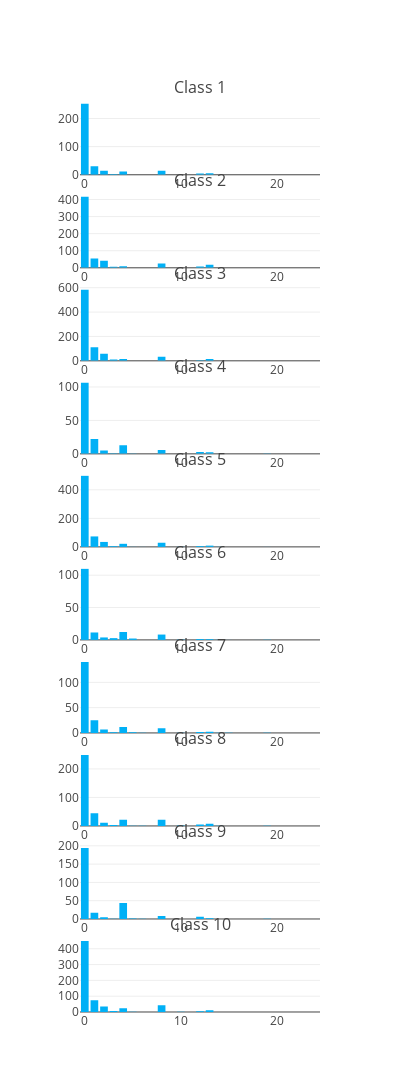
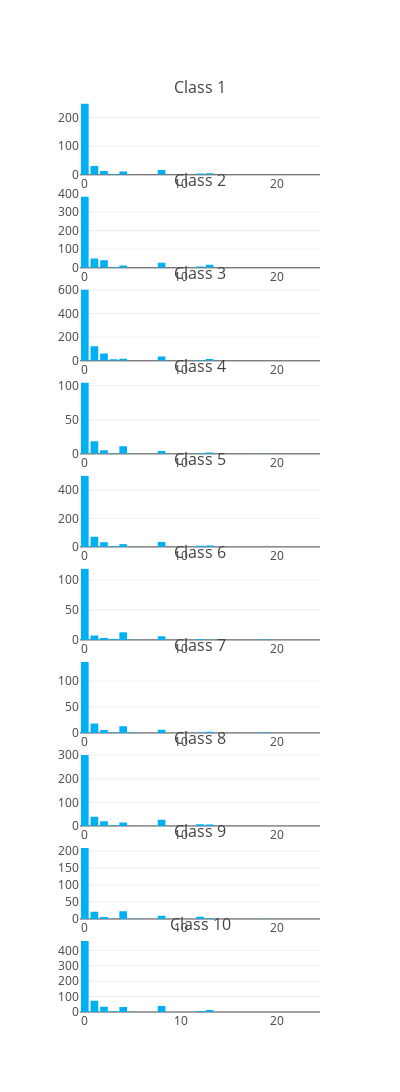
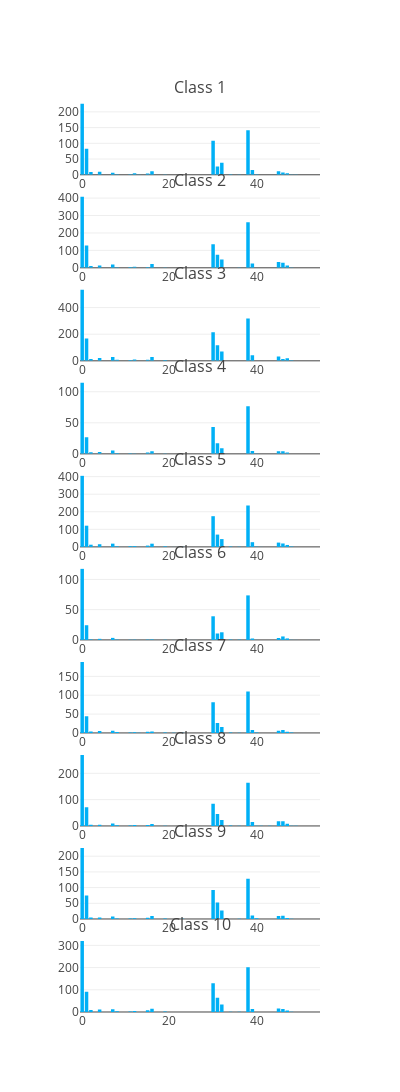
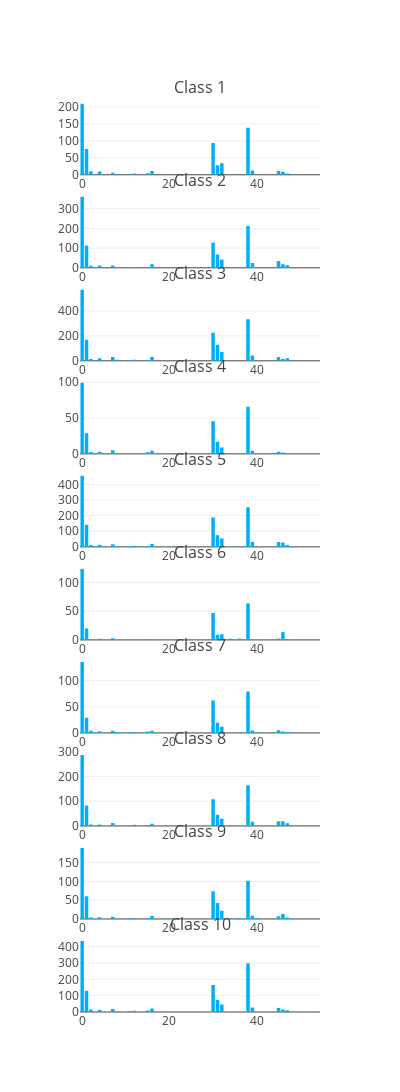

Notebook code cell kept with these figures, in order:
### Code cell
# EXECUTION TIME: 17m48

# Python 3 ImportError
import sys
sys.path.append('.')

import numpy as np
import matplotlib.pyplot as plt
import seaborn as sns
from matplotlib.ticker import MaxNLocator

import src as ya

import plotly
import plotly.graph_objs as go

plotly.offline.init_notebook_mode(connected=True)

# prettify plots
plt.rcParams['font.family'] = 'Times New Roman'
sns.set_style({"xtick.direction": "in", "ytick.direction": "in"})

b_sns, g_sns, r_sns, p_sns, y_sns, l_sns = sns.color_palette("muted")

np.random.seed(0)

###########################################################################
# Centroids Vector Quantization
###########################################################################

for n_features in [1, 2, 4, 8, 16, 32, 64]:
    data_train, data_query = ya.data.getCaltech(codebook="random-forest",
                                                num_descriptors=1e5,
                                                pickle_load=False,
                                                pickle_dump=False,
                                                num_features=n_features)
    # TRAINING
    X_train, y_train = data_train[:, :-1], data_train[:, -1]
    class_list = np.unique(y_train)
    

    fig = plotly.tools.make_subplots(rows=len(class_list), 
                                     cols=1, 
                                     vertical_spacing=0.02,
                                     subplot_titles = ('Class 1', 'Class 2', 'Class 3', 'Class 4', 'Class 5',
                                                       'Class 6', 'Class 7', 'Class 8', 'Class 9', 'Class 10'))
    for image_class in class_list:
        imgs = X_train[y_train == image_class]
        average_features = np.mean(imgs, axis=0)
        x_axis = np.arange(len(average_features))
        trace=go.Bar(
            x = x_axis,
            y = average_features,
            marker=dict(
                color='rgb(0,176,246)'
            )
        )
        fig.append_trace(trace, row=int(image_class+1), col=1)

    layout = go.Layout(
        height = 2000,
        width= 400,
        showlegend=False
    )
    
    fig['layout'].update(layout)


    plotly.offline.iplot(fig)
    plotly.io.write_image(fig, 'assets/3.3/bar/train/plotly/%i_rf_train.png'%n_features,)

    

    # TESTING
    X_test, y_test = data_query[:, :-1], data_query[:, -1]
    class_list = np.unique(y_test)
    
    fig_test = plotly.tools.make_subplots(rows=len(class_list), 
                                          cols=1, 
                                          vertical_spacing=0.02,
                                          subplot_titles = ('Class 1', 'Class 2', 'Class 3', 'Class 4', 'Class 5',
                                                            'Class 6', 'Class 7', 'Class 8', 'Class 9', 'Class 10'))

    for image_class in class_list:
        imgs = X_test[y_test == image_class]
        average_features = np.mean(imgs, axis=0)
        x_axis = np.arange(len(average_features))
        
        trace=go.Bar(
            x = x_axis,
            y = average_features,
            marker=dict(
                color='rgb(0,176,246)'
            )
        )
        fig_test.append_trace(trace, row=int(image_class+1), col=1)
    
    layout=go.Layout(
        height=2000,
        width=400,
        showlegend=False
    )
    
    fig_test['layout'].update(layout)
    plotly.offline.iplot(fig_test)
    
    plotly.io.write_image(fig, 'assets/3.3/bar/test/plotly/%i_rf_test.png'%n_features,)
       
   
    print('| %03d DONE |' % n_features)

### Figure 1 — Plotly figure (JSON) as saved in the notebook; plotly's stock layout.template omitted (floating-point values rounded to 4 significant figures)
{"data": [{"marker": {"color": "rgb(0,176,246)"}, "type": "bar", "uid": "57762d6e-30a3-11e9-9acf-784f436025be", "x": [0, 1, 2, 3, 4, 5, 6, 7, 8, 9, 10, 11, 12, 13, 14, 15, 16, 17, 18, 19, 20, 21, 22, 23, 24], "xaxis": "x", "y": [252.3, 30.13, 13.93, 2.4, 11.47, 0.5333, 0.2, 0, 14.6, 0.06667, 0.3333, 0.2, 4.733, 5.4, 0.2667, 0, 0, 0, 0, 0.2, 0, 0, 0, 0, 0], "yaxis": "y"}, {"marker": {"color": "rgb(0,176,246)"}, "type": "bar", "uid": "5776e29a-30a3-11e9-8e36-784f436025be", "x": [0, 1, 2, 3, 4, 5, 6, 7, 8, 9, 10, 11, 12, 13, 14, 15, 16, 17, 18, 19, 20, 21, 22, 23, 24], "xaxis": "x2", "y": [416.1, 54.33, 41.73, 6.667, 8.8, 0.4667, 0.06667, 0, 25.2, 0, 1, 0, 7.667, 17.4, 0.8667, 0.4, 0, 0, 0, 0, 0, 0, 0, 0, 0], "yaxis": "y2"}, {"marker": {"color": "rgb(0,176,246)"}, "type": "bar", "uid": "577795dc-30a3-11e9-80e5-784f436025be", "x": [0, 1, 2, 3, 4, 5, 6, 7, 8, 9, 10, 11, 12, 13, 14, 15, 16, 17, 18, 19, 20, 21, 22, 23, 24], "xaxis": "x3", "y": [582.7, 110.5, 58.67, 10.53, 15.2, 0.7333, 0.2, 0, 34, 0.06667, 0.4667, 0.06667, 5.8, 14.67, 1.4, 0.2667, 0, 0, 0, 0.3333, 0, 0.1333, 0, 0, 0], "yaxis": "y3"}, {"marker": {"color": "rgb(0,176,246)"}, "type": "bar", "uid": "57784b26-30a3-11e9-9937-784f436025be", "x": [0, 1, 2, 3, 4, 5, 6, 7, 8, 9, 10, 11, 12, 13, 14, 15, 16, 17, 18, 19, 20, 21, 22, 23, 24], "xaxis": "x4", "y": [106.2, 22.07, 5, 1, 13, 0.6, 0.1333, 0, 5.733, 0, 0.2667, 0, 2.6, 2.4, 0.06667, 0, 0.06667, 0, 0.06667, 0.4667, 0, 0, 0, 0, 0], "yaxis": "y4"}, {"marker": {"color": "rgb(0,176,246)"}, "type": "bar", "uid": "5778f8d2-30a3-11e9-ac74-784f436025be", "x": [0, 1, 2, 3, 4, 5, 6, 7, 8, 9, 10, 11, 12, 13, 14, 15, 16, 17, 18, 19, 20, 21, 22, 23, 24], "xaxis": "x5", "y": [498.1, 73.27, 34.67, 5.133, 21.53, 0.8, 0.4667, 0.06667, 29, 0, 1.2, 0, 5.667, 8.8, 0.9333, 0.06667, 0, 0.06667, 0.1333, 0.4, 0.06667, 0.2667, 0.06667, 0, 0], "yaxis": "y5"}, {"marker": {"color": "rgb(0,176,246)"}, "type": "bar", "uid": "5779b846-30a3-11e9-a08f-784f436025be", "x": [0, 1, 2, 3, 4, 5, 6, 7, 8, 9, 10, 11, 12, 13, 14, 15, 16, 17, 18, 19, 20, 21, 22, 23, 24], "xaxis": "x6", "y": [109.8, 11.47, 3.8, 2.733, 12.27, 2.133, 0, 0, 8.267, 0, 0.6, 0, 1.333, 1.133, 0.2667, 0.06667, 0, 0, 0.06667, 0.3333, 0, 0, 0, 0, 0], "yaxis": "y6"}, {"marker": {"color": "rgb(0,176,246)"}, "type": "bar", "uid": "577a9e1c-30a3-11e9-8fd8-784f436025be", "x": [0, 1, 2, 3, 4, 5, 6, 7, 8, 9, 10, 11, 12, 13, 14, 15, 16, 17, 18, 19, 20, 21, 22, 23, 24], "xaxis": "x7", "y": [140.5, 25.2, 7, 1.533, 11.67, 1.2, 0.1333, 0, 9.133, 0, 0.5333, 0, 1.933, 2.2, 0.2667, 0.1333, 0, 0, 0.06667, 0.2667, 0, 0, 0, 0, 0], "yaxis": "y7"}, {"marker": {"color": "rgb(0,176,246)"}, "type": "bar", "uid": "577b4d6c-30a3-11e9-954c-784f436025be", "x": [0, 1, 2, 3, 4, 5, 6, 7, 8, 9, 10, 11, 12, 13, 14, 15, 16, 17, 18, 19, 20, 21, 22, 23, 24], "xaxis": "x8", "y": [249.3, 44.27, 11.6, 3.333, 21.6, 0.8667, 0.4, 0, 22.2, 0.1333, 1.533, 0, 5.4, 7.667, 0.4667, 0.1333, 0, 0, 0.06667, 0.3333, 0.06667, 0, 0, 0, 0], "yaxis": "y8"}, {"marker": {"color": "rgb(0,176,246)"}, "type": "bar", "uid": "577c011c-30a3-11e9-9cbd-784f436025be", "x": [0, 1, 2, 3, 4, 5, 6, 7, 8, 9, 10, 11, 12, 13, 14, 15, 16, 17, 18, 19, 20, 21, 22, 23, 24], "xaxis": "x9", "y": [194.3, 17.13, 4.467, 0.3333, 43.67, 1, 0.6667, 0, 8.467, 0, 0.2, 0, 6.133, 2.067, 0.1333, 0.1333, 0, 0, 0.2, 0.6, 0.06667, 0.06667, 0, 0.06667, 0], "yaxis": "y9"}, {"marker": {"color": "rgb(0,176,246)"}, "type": "bar", "uid": "577caf0c-30a3-11e9-bf71-784f436025be", "x": [0, 1, 2, 3, 4, 5, 6, 7, 8, 9, 10, 11, 12, 13, 14, 15, 16, 17, 18, 19, 20, 21, 22, 23, 24], "xaxis": "x10", "y": [449.3, 74.13, 35.2, 6.4, 23.73, 1.533, 0.06667, 0, 43, 0.1333, 1.4, 0, 4.333, 11.4, 0.6, 0.3333, 0, 0, 0.06667, 0.1333, 0.06667, 0, 0, 0, 0.06667], "yaxis": "y10"}], "layout": {"annotations": [{"font": {"size": 16}, "showarrow": false, "text": "Class 1", "x": 0.5, "xanchor": "center", "xref": "paper", "y": 1.0, "yanchor": "bottom", "yref": "paper"}, {"font": {"size": 16}, "showarrow": false, "text": "Class 2", "x": 0.5, "xanchor": "center", "xref": "paper", "y": 0.898, "yanchor": "bottom", "yref": "paper"}, {"font": {"size": 16}, "showarrow": false, "text": "Class 3", "x": 0.5, "xanchor": "center", "xref": "paper", "y": 0.796, "yanchor": "bottom", "yref": "paper"}, {"font": {"size": 16}, "showarrow": false, "text": "Class 4", "x": 0.5, "xanchor": "center", "xref": "paper", "y": 0.694, "yanchor": "bottom", "yref": "paper"}, {"font": {"size": 16}, "showarrow": false, "text": "Class 5", "x": 0.5, "xanchor": "center", "xref": "paper", "y": 0.592, "yanchor": "bottom", "yref": "paper"}, {"font": {"size": 16}, "showarrow": false, "text": "Class 6", "x": 0.5, "xanchor": "center", "xref": "paper", "y": 0.49, "yanchor": "bottom", "yref": "paper"}, {"font": {"size": 16}, "showarrow": false, "text": "Class 7", "x": 0.5, "xanchor": "center", "xref": "paper", "y": 0.388, "yanchor": "bottom", "yref": "paper"}, {"font": {"size": 16}, "showarrow": false, "text": "Class 8", "x": 0.5, "xanchor": "center", "xref": "paper", "y": 0.286, "yanchor": "bottom", "yref": "paper"}, {"font": {"size": 16}, "showarrow": false, "text": "Class 9", "x": 0.5, "xanchor": "center", "xref": "paper", "y": 0.184, "yanchor": "bottom", "yref": "paper"}, {"font": {"size": 16}, "showarrow": false, "text": "Class 10", "x": 0.5, "xanchor": "center", "xref": "paper", "y": 0.082, "yanchor": "bottom", "yref": "paper"}], "height": 2000, "showlegend": false, "width": 400, "xaxis": {"anchor": "y", "domain": [0, 1]}, "xaxis10": {"anchor": "y10", "domain": [0, 1]}, "xaxis2": {"anchor": "y2", "domain": [0, 1]}, "xaxis3": {"anchor": "y3", "domain": [0, 1]}, "xaxis4": {"anchor": "y4", "domain": [0, 1]}, "xaxis5": {"anchor": "y5", "domain": [0, 1]}, "xaxis6": {"anchor": "y6", "domain": [0, 1]}, "xaxis7": {"anchor": "y7", "domain": [0, 1]}, "xaxis8": {"anchor": "y8", "domain": [0, 1]}, "xaxis9": {"anchor": "y9", "domain": [0, 1]}, "yaxis": {"anchor": "x", "domain": [0.918, 1.0]}, "yaxis10": {"anchor": "x10", "domain": [0, 0.082]}, "yaxis2": {"anchor": "x2", "domain": [0.816, 0.898]}, "yaxis3": {"anchor": "x3", "domain": [0.714, 0.796]}, "yaxis4": {"anchor": "x4", "domain": [0.612, 0.694]}, "yaxis5": {"anchor": "x5", "domain": [0.51, 0.592]}, "yaxis6": {"anchor": "x6", "domain": [0.408, 0.49]}, "yaxis7": {"anchor": "x7", "domain": [0.306, 0.388]}, "yaxis8": {"anchor": "x8", "domain": [0.204, 0.286]}, "yaxis9": {"anchor": "x9", "domain": [0.102, 0.184]}}}

### Figure 2 — Plotly figure (JSON) as saved in the notebook; plotly's stock layout.template omitted (floating-point values rounded to 4 significant figures)
{"data": [{"marker": {"color": "rgb(0,176,246)"}, "type": "bar", "uid": "57a4cdfe-30a3-11e9-806f-784f436025be", "x": [0, 1, 2, 3, 4, 5, 6, 7, 8, 9, 10, 11, 12, 13, 14, 15, 16, 17, 18, 19, 20, 21, 22, 23, 24], "xaxis": "x", "y": [248.4, 30.53, 13.6, 2.733, 11.73, 0.8, 0.1333, 0, 17, 0, 0.4, 0, 4.467, 5.333, 0.4, 0, 0, 0, 0, 0.3333, 0, 0, 0, 0, 0], "yaxis": "y"}, {"marker": {"color": "rgb(0,176,246)"}, "type": "bar", "uid": "57a594fa-30a3-11e9-9761-784f436025be", "x": [0, 1, 2, 3, 4, 5, 6, 7, 8, 9, 10, 11, 12, 13, 14, 15, 16, 17, 18, 19, 20, 21, 22, 23, 24], "xaxis": "x2", "y": [382.5, 50, 40.53, 4.6, 13, 0.7333, 0.06667, 0, 27.13, 0.06667, 1.467, 0, 7.267, 15.87, 0.8667, 0.3333, 0, 0.06667, 0, 0.06667, 0, 0, 0, 0.06667, 0], "yaxis": "y2"}, {"marker": {"color": "rgb(0,176,246)"}, "type": "bar", "uid": "57a65e08-30a3-11e9-906b-784f436025be", "x": [0, 1, 2, 3, 4, 5, 6, 7, 8, 9, 10, 11, 12, 13, 14, 15, 16, 17, 18, 19, 20, 21, 22, 23, 24], "xaxis": "x3", "y": [600.7, 122.5, 61.4, 13.33, 16.8, 0.7333, 0.2, 0.06667, 35.93, 0.1333, 0.6, 0.06667, 6.2, 15.73, 1.533, 0.6, 0, 0, 0, 0.3333, 0, 0.1333, 0, 0, 0], "yaxis": "y3"}, {"marker": {"color": "rgb(0,176,246)"}, "type": "bar", "uid": "57a7277a-30a3-11e9-b825-784f436025be", "x": [0, 1, 2, 3, 4, 5, 6, 7, 8, 9, 10, 11, 12, 13, 14, 15, 16, 17, 18, 19, 20, 21, 22, 23, 24], "xaxis": "x4", "y": [104.3, 18.53, 5.2, 0.8, 11.33, 0.6, 0.1333, 0, 4.333, 0, 0.06667, 0, 1.2, 1.933, 0, 0, 0.06667, 0, 0, 0.6667, 0, 0, 0, 0, 0], "yaxis": "y4"}, {"marker": {"color": "rgb(0,176,246)"}, "type": "bar", "uid": "57a7f358-30a3-11e9-b663-784f436025be", "x": [0, 1, 2, 3, 4, 5, 6, 7, 8, 9, 10, 11, 12, 13, 14, 15, 16, 17, 18, 19, 20, 21, 22, 23, 24], "xaxis": "x5", "y": [498.5, 70.87, 32.87, 4.467, 19.2, 0.6667, 0.6, 0, 34.6, 0.06667, 1.467, 0, 8, 10.13, 0.8667, 0.06667, 0, 0.06667, 0, 0.3333, 0, 0.06667, 0, 0, 0], "yaxis": "y5"}, {"marker": {"color": "rgb(0,176,246)"}, "type": "bar", "uid": "57a8c67a-30a3-11e9-8851-784f436025be", "x": [0, 1, 2, 3, 4, 5, 6, 7, 8, 9, 10, 11, 12, 13, 14, 15, 16, 17, 18, 19, 20, 21, 22, 23, 24], "xaxis": "x6", "y": [118.1, 7.267, 3.333, 1.733, 12.6, 0.4667, 0, 0, 5.933, 0, 0.6, 0, 1.267, 0.4667, 0.1333, 0.1333, 0, 0, 0.3333, 0.7333, 0, 0, 0, 0, 0], "yaxis": "y6"}, {"marker": {"color": "rgb(0,176,246)"}, "type": "bar", "uid": "57a9b18c-30a3-11e9-9515-784f436025be", "x": [0, 1, 2, 3, 4, 5, 6, 7, 8, 9, 10, 11, 12, 13, 14, 15, 16, 17, 18, 19, 20, 21, 22, 23, 24], "xaxis": "x7", "y": [137.5, 18.47, 5.733, 0.6667, 13, 0.6667, 0.06667, 0, 6.333, 0.06667, 0.4, 0, 0.8, 2.467, 0, 0, 0.1333, 0, 0.1333, 0.8, 0, 0, 0.06667, 0, 0], "yaxis": "y7"}, {"marker": {"color": "rgb(0,176,246)"}, "type": "bar", "uid": "57aa790c-30a3-11e9-a2ed-784f436025be", "x": [0, 1, 2, 3, 4, 5, 6, 7, 8, 9, 10, 11, 12, 13, 14, 15, 16, 17, 18, 19, 20, 21, 22, 23, 24], "xaxis": "x8", "y": [300.7, 39.27, 19.6, 3.4, 14.93, 0.2667, 0.06667, 0, 26.07, 0.06667, 1.6, 0, 7.067, 6.267, 0.7333, 0.06667, 0, 0, 0.06667, 0.1333, 0, 0, 0, 0, 0], "yaxis": "y8"}, {"marker": {"color": "rgb(0,176,246)"}, "type": "bar", "uid": "57ab3bba-30a3-11e9-8c26-784f436025be", "x": [0, 1, 2, 3, 4, 5, 6, 7, 8, 9, 10, 11, 12, 13, 14, 15, 16, 17, 18, 19, 20, 21, 22, 23, 24], "xaxis": "x9", "y": [209.6, 21, 6.133, 0.3333, 22.67, 0.4, 0.6667, 0, 9.533, 0.06667, 0.1333, 0, 6.333, 2.267, 0.06667, 0, 0, 0, 0.06667, 0.5333, 0, 0, 0, 0, 0], "yaxis": "y9"}, {"marker": {"color": "rgb(0,176,246)"}, "type": "bar", "uid": "57abfbe2-30a3-11e9-bba0-784f436025be", "x": [0, 1, 2, 3, 4, 5, 6, 7, 8, 9, 10, 11, 12, 13, 14, 15, 16, 17, 18, 19, 20, 21, 22, 23, 24], "xaxis": "x10", "y": [460.7, 73.6, 33.47, 4.133, 33.13, 1.467, 0.2, 0, 39.2, 0.1333, 0.7333, 0, 6.2, 12.4, 0.6, 0.2, 0, 0, 0, 0.2, 0.06667, 0.2, 0, 0, 0.1333], "yaxis": "y10"}], "layout": {"annotations": [{"font": {"size": 16}, "showarrow": false, "text": "Class 1", "x": 0.5, "xanchor": "center", "xref": "paper", "y": 1.0, "yanchor": "bottom", "yref": "paper"}, {"font": {"size": 16}, "showarrow": false, "text": "Class 2", "x": 0.5, "xanchor": "center", "xref": "paper", "y": 0.898, "yanchor": "bottom", "yref": "paper"}, {"font": {"size": 16}, "showarrow": false, "text": "Class 3", "x": 0.5, "xanchor": "center", "xref": "paper", "y": 0.796, "yanchor": "bottom", "yref": "paper"}, {"font": {"size": 16}, "showarrow": false, "text": "Class 4", "x": 0.5, "xanchor": "center", "xref": "paper", "y": 0.694, "yanchor": "bottom", "yref": "paper"}, {"font": {"size": 16}, "showarrow": false, "text": "Class 5", "x": 0.5, "xanchor": "center", "xref": "paper", "y": 0.592, "yanchor": "bottom", "yref": "paper"}, {"font": {"size": 16}, "showarrow": false, "text": "Class 6", "x": 0.5, "xanchor": "center", "xref": "paper", "y": 0.49, "yanchor": "bottom", "yref": "paper"}, {"font": {"size": 16}, "showarrow": false, "text": "Class 7", "x": 0.5, "xanchor": "center", "xref": "paper", "y": 0.388, "yanchor": "bottom", "yref": "paper"}, {"font": {"size": 16}, "showarrow": false, "text": "Class 8", "x": 0.5, "xanchor": "center", "xref": "paper", "y": 0.286, "yanchor": "bottom", "yref": "paper"}, {"font": {"size": 16}, "showarrow": false, "text": "Class 9", "x": 0.5, "xanchor": "center", "xref": "paper", "y": 0.184, "yanchor": "bottom", "yref": "paper"}, {"font": {"size": 16}, "showarrow": false, "text": "Class 10", "x": 0.5, "xanchor": "center", "xref": "paper", "y": 0.082, "yanchor": "bottom", "yref": "paper"}], "height": 2000, "showlegend": false, "width": 400, "xaxis": {"anchor": "y", "domain": [0, 1]}, "xaxis10": {"anchor": "y10", "domain": [0, 1]}, "xaxis2": {"anchor": "y2", "domain": [0, 1]}, "xaxis3": {"anchor": "y3", "domain": [0, 1]}, "xaxis4": {"anchor": "y4", "domain": [0, 1]}, "xaxis5": {"anchor": "y5", "domain": [0, 1]}, "xaxis6": {"anchor": "y6", "domain": [0, 1]}, "xaxis7": {"anchor": "y7", "domain": [0, 1]}, "xaxis8": {"anchor": "y8", "domain": [0, 1]}, "xaxis9": {"anchor": "y9", "domain": [0, 1]}, "yaxis": {"anchor": "x", "domain": [0.918, 1.0]}, "yaxis10": {"anchor": "x10", "domain": [0, 0.082]}, "yaxis2": {"anchor": "x2", "domain": [0.816, 0.898]}, "yaxis3": {"anchor": "x3", "domain": [0.714, 0.796]}, "yaxis4": {"anchor": "x4", "domain": [0.612, 0.694]}, "yaxis5": {"anchor": "x5", "domain": [0.51, 0.592]}, "yaxis6": {"anchor": "x6", "domain": [0.408, 0.49]}, "yaxis7": {"anchor": "x7", "domain": [0.306, 0.388]}, "yaxis8": {"anchor": "x8", "domain": [0.204, 0.286]}, "yaxis9": {"anchor": "x9", "domain": [0.102, 0.184]}}}

### Figure 3 — Plotly figure (JSON) as saved in the notebook; plotly's stock layout.template omitted (floating-point values rounded to 4 significant figures)
{"data": [{"marker": {"color": "rgb(0,176,246)"}, "type": "bar", "uid": "5b8329ac-30a3-11e9-9a03-784f436025be", "x": [0, 1, 2, 3, 4, 5, 6, 7, 8, 9, 10, 11, 12, 13, 14, 15, 16, 17, 18, 19, 20, 21, 22, 23, 24, 25, 26, 27, 28, 29, 30, 31, 32, 33, 34, 35, 36, 37, 38, 39, 40, 41, 42, 43, 44, 45, 46, 47, 48, 49, 50, 51, 52, 53, 54], "xaxis": "x", "y": [225.9, 82.67, 8.8, 0, 9.933, 0.4, 0, 6.333, 1.6, 0.4, 0.06667, 1.733, 4.733, 0.5333, 0.06667, 4.333, 11.27, 0.06667, 0, 0.6667, 0, 0.06667, 0, 0.4667, 0, 0, 0.06667, 0, 0, 0, 108.5, 26.67, 38.4, 0.06667, 1.533, 0, 0.8667, 0, 141.9, 15, 1.933, 0, 0, 0.2667, 0, 11.2, 7.4, 4.6, 0.8, 0.6667, 0.06667, 0.1333, 0.06667, 0.06667, 0], "yaxis": "y"}, {"marker": {"color": "rgb(0,176,246)"}, "type": "bar", "uid": "5b83ddf4-30a3-11e9-8887-784f436025be", "x": [0, 1, 2, 3, 4, 5, 6, 7, 8, 9, 10, 11, 12, 13, 14, 15, 16, 17, 18, 19, 20, 21, 22, 23, 24, 25, 26, 27, 28, 29, 30, 31, 32, 33, 34, 35, 36, 37, 38, 39, 40, 41, 42, 43, 44, 45, 46, 47, 48, 49, 50, 51, 52, 53, 54], "xaxis": "x2", "y": [407.7, 128.5, 10.73, 0.2, 13.27, 0.1333, 0.06667, 18.4, 3.867, 0.5333, 0.06667, 4.267, 5.8, 0.2667, 0.06667, 4.2, 21.8, 0, 0, 2.133, 0, 0.1333, 0, 0.06667, 0, 0, 0.3333, 0, 0, 0, 134.5, 75.07, 47.8, 0.06667, 0.8667, 0, 1.133, 0.06667, 260.8, 24, 0.2, 0.06667, 0, 0.1333, 0, 33.6, 28.53, 13.73, 1.467, 0.2667, 0, 0.2, 0, 0, 0], "yaxis": "y2"}, {"marker": {"color": "rgb(0,176,246)"}, "type": "bar", "uid": "5b84a048-30a3-11e9-8f7f-784f436025be", "x": [0, 1, 2, 3, 4, 5, 6, 7, 8, 9, 10, 11, 12, 13, 14, 15, 16, 17, 18, 19, 20, 21, 22, 23, 24, 25, 26, 27, 28, 29, 30, 31, 32, 33, 34, 35, 36, 37, 38, 39, 40, 41, 42, 43, 44, 45, 46, 47, 48, 49, 50, 51, 52, 53, 54], "xaxis": "x3", "y": [533.5, 166.9, 14.27, 0.2, 20.47, 0.2667, 0, 29.6, 8.667, 1, 0, 6.6, 9.933, 0.6, 0.06667, 7.467, 28.4, 0, 0, 5.733, 0.2, 0.6, 0.2, 1, 0, 0, 0.2, 0, 0.06667, 0, 214.8, 116.1, 71, 0.2, 0.7333, 0.06667, 0.2667, 0, 318.5, 41.47, 1.267, 0.5333, 0, 0.5333, 0.06667, 33.27, 14.67, 18.8, 3.533, 0.06667, 0, 0, 0, 0, 0.06667], "yaxis": "y3"}, {"marker": {"color": "rgb(0,176,246)"}, "type": "bar", "uid": "5b855164-30a3-11e9-9bd7-784f436025be", "x": [0, 1, 2, 3, 4, 5, 6, 7, 8, 9, 10, 11, 12, 13, 14, 15, 16, 17, 18, 19, 20, 21, 22, 23, 24, 25, 26, 27, 28, 29, 30, 31, 32, 33, 34, 35, 36, 37, 38, 39, 40, 41, 42, 43, 44, 45, 46, 47, 48, 49, 50, 51, 52, 53, 54], "xaxis": "x4", "y": [114.4, 26.67, 2.467, 0, 2.8, 0.1333, 0, 5.333, 1.333, 0, 0, 1, 0.5333, 0.06667, 0, 2.067, 4.067, 0.06667, 0, 0.6, 0, 0.1333, 0, 0.2667, 0, 0, 0.06667, 0, 0, 0, 43.13, 17.13, 8.933, 0, 0.3333, 0, 0.2, 0, 76.47, 4.533, 0.5333, 0.1333, 0, 0.06667, 0, 4.067, 4, 2.067, 0.2667, 0, 0, 0.06667, 0.06667, 0, 0], "yaxis": "y4"}, {"marker": {"color": "rgb(0,176,246)"}, "type": "bar", "uid": "5b85ff74-30a3-11e9-95ea-784f436025be", "x": [0, 1, 2, 3, 4, 5, 6, 7, 8, 9, 10, 11, 12, 13, 14, 15, 16, 17, 18, 19, 20, 21, 22, 23, 24, 25, 26, 27, 28, 29, 30, 31, 32, 33, 34, 35, 36, 37, 38, 39, 40, 41, 42, 43, 44, 45, 46, 47, 48, 49, 50, 51, 52, 53, 54], "xaxis": "x5", "y": [404.6, 120.7, 12.4, 0.3333, 15.13, 0.1333, 0, 18.4, 3.333, 0.2667, 0, 4.133, 4.6, 0.4667, 0, 7.333, 18.2, 0.06667, 0.06667, 3.4, 0.06667, 0.3333, 0.2667, 0.9333, 0, 0.06667, 0.1333, 0.06667, 0, 0, 174.7, 70, 44.33, 0, 2.6, 0, 1.467, 0, 235.7, 26.8, 1.533, 0.4667, 0, 0.1333, 0, 24.4, 19.4, 10.93, 2.533, 0.2667, 0, 0.06667, 0.1333, 0, 0], "yaxis": "y5"}, {"marker": {"color": "rgb(0,176,246)"}, "type": "bar", "uid": "5b86ace4-30a3-11e9-8556-784f436025be", "x": [0, 1, 2, 3, 4, 5, 6, 7, 8, 9, 10, 11, 12, 13, 14, 15, 16, 17, 18, 19, 20, 21, 22, 23, 24, 25, 26, 27, 28, 29, 30, 31, 32, 33, 34, 35, 36, 37, 38, 39, 40, 41, 42, 43, 44, 45, 46, 47, 48, 49, 50, 51, 52, 53, 54], "xaxis": "x6", "y": [117.5, 24.27, 0.8667, 0, 1.8, 0, 0, 3.333, 0.6, 0, 0, 0.3333, 0.4667, 0.06667, 0, 0.6, 0.8667, 0.06667, 0, 0.3333, 0, 0.06667, 0, 0.06667, 0, 0.06667, 0.06667, 0, 0, 0, 39.07, 10.6, 12.6, 0, 0.6667, 0, 0.5333, 0, 73.6, 2.333, 0.1333, 0, 0, 0, 0, 3.133, 5.733, 2.467, 0.2667, 0.1333, 0, 0, 0.06667, 0, 0], "yaxis": "y6"}, {"marker": {"color": "rgb(0,176,246)"}, "type": "bar", "uid": "5b875c3e-30a3-11e9-92d0-784f436025be", "x": [0, 1, 2, 3, 4, 5, 6, 7, 8, 9, 10, 11, 12, 13, 14, 15, 16, 17, 18, 19, 20, 21, 22, 23, 24, 25, 26, 27, 28, 29, 30, 31, 32, 33, 34, 35, 36, 37, 38, 39, 40, 41, 42, 43, 44, 45, 46, 47, 48, 49, 50, 51, 52, 53, 54], "xaxis": "x7", "y": [188.3, 44, 3.867, 0.06667, 5.333, 0.06667, 0, 5.733, 2.2, 0.06667, 0, 1.067, 1.733, 0.2667, 0, 2.933, 3.733, 0, 0, 0.8667, 0, 0.1333, 0.06667, 0.2, 0, 0, 0, 0, 0, 0.06667, 81.6, 26.27, 15.67, 0, 0.9333, 0, 0.4, 0, 109.6, 7.6, 0.9333, 0.06667, 0, 0.06667, 0, 5.533, 7.8, 3.2, 1.067, 0, 0, 0, 0, 0, 0], "yaxis": "y7"}, {"marker": {"color": "rgb(0,176,246)"}, "type": "bar", "uid": "5b8808e6-30a3-11e9-9340-784f436025be", "x": [0, 1, 2, 3, 4, 5, 6, 7, 8, 9, 10, 11, 12, 13, 14, 15, 16, 17, 18, 19, 20, 21, 22, 23, 24, 25, 26, 27, 28, 29, 30, 31, 32, 33, 34, 35, 36, 37, 38, 39, 40, 41, 42, 43, 44, 45, 46, 47, 48, 49, 50, 51, 52, 53, 54], "xaxis": "x8", "y": [269.9, 70.67, 4.733, 0, 5, 0.06667, 0, 9.267, 2.2, 0.1333, 0.06667, 1.8, 3.267, 0.1333, 0.1333, 3.267, 7.467, 0.06667, 0, 1.2, 0, 0.1333, 0.2, 0.2667, 0.06667, 0.06667, 0.2667, 0, 0, 0, 84.53, 45.13, 22.73, 0, 2.133, 0, 0.4, 0, 164.1, 14.8, 0.5333, 0.4, 0.06667, 0.4, 0, 17.8, 17.6, 8.467, 0.8667, 0.3333, 0, 0.06667, 0.06667, 0, 0], "yaxis": "y8"}, {"marker": {"color": "rgb(0,176,246)"}, "type": "bar", "uid": "5b88b552-30a3-11e9-a609-784f436025be", "x": [0, 1, 2, 3, 4, 5, 6, 7, 8, 9, 10, 11, 12, 13, 14, 15, 16, 17, 18, 19, 20, 21, 22, 23, 24, 25, 26, 27, 28, 29, 30, 31, 32, 33, 34, 35, 36, 37, 38, 39, 40, 41, 42, 43, 44, 45, 46, 47, 48, 49, 50, 51, 52, 53, 54], "xaxis": "x9", "y": [226.4, 74.53, 4.8, 0.06667, 4.933, 0.1333, 0, 7.6, 1.267, 0.1333, 0, 1.867, 1.933, 0.06667, 0, 3.533, 9.4, 0, 0, 1.4, 0, 0.06667, 0, 0.5333, 0, 0, 0.1333, 0, 0, 0, 92.33, 52.67, 26.67, 0, 0.2667, 0, 0.6667, 0, 128.4, 11.27, 2.133, 0.2667, 0, 0.1333, 0, 9.333, 10.6, 3.4, 0.6, 0, 0, 0, 0.06667, 0, 0], "yaxis": "y9"}, {"marker": {"color": "rgb(0,176,246)"}, "type": "bar", "uid": "5b89638a-30a3-11e9-a4fc-784f436025be", "x": [0, 1, 2, 3, 4, 5, 6, 7, 8, 9, 10, 11, 12, 13, 14, 15, 16, 17, 18, 19, 20, 21, 22, 23, 24, 25, 26, 27, 28, 29, 30, 31, 32, 33, 34, 35, 36, 37, 38, 39, 40, 41, 42, 43, 44, 45, 46, 47, 48, 49, 50, 51, 52, 53, 54], "xaxis": "x10", "y": [319.8, 91.6, 9.267, 0, 11.07, 0.2, 0, 12.87, 3.333, 0.4667, 0, 2.8, 4.667, 0.5333, 0.06667, 7.533, 14.4, 0, 0.06667, 1.867, 0, 0.1333, 0.06667, 0.5333, 0, 0.1333, 0.1333, 0, 0, 0, 129, 64.27, 33.8, 0, 1.133, 0.06667, 0.8, 0, 201.5, 13.47, 0.4667, 0.1333, 0, 0.06667, 0, 15.93, 13.33, 6.333, 1, 0.1333, 0, 0.06667, 0, 0, 0], "yaxis": "y10"}], "layout": {"annotations": [{"font": {"size": 16}, "showarrow": false, "text": "Class 1", "x": 0.5, "xanchor": "center", "xref": "paper", "y": 1.0, "yanchor": "bottom", "yref": "paper"}, {"font": {"size": 16}, "showarrow": false, "text": "Class 2", "x": 0.5, "xanchor": "center", "xref": "paper", "y": 0.898, "yanchor": "bottom", "yref": "paper"}, {"font": {"size": 16}, "showarrow": false, "text": "Class 3", "x": 0.5, "xanchor": "center", "xref": "paper", "y": 0.796, "yanchor": "bottom", "yref": "paper"}, {"font": {"size": 16}, "showarrow": false, "text": "Class 4", "x": 0.5, "xanchor": "center", "xref": "paper", "y": 0.694, "yanchor": "bottom", "yref": "paper"}, {"font": {"size": 16}, "showarrow": false, "text": "Class 5", "x": 0.5, "xanchor": "center", "xref": "paper", "y": 0.592, "yanchor": "bottom", "yref": "paper"}, {"font": {"size": 16}, "showarrow": false, "text": "Class 6", "x": 0.5, "xanchor": "center", "xref": "paper", "y": 0.49, "yanchor": "bottom", "yref": "paper"}, {"font": {"size": 16}, "showarrow": false, "text": "Class 7", "x": 0.5, "xanchor": "center", "xref": "paper", "y": 0.388, "yanchor": "bottom", "yref": "paper"}, {"font": {"size": 16}, "showarrow": false, "text": "Class 8", "x": 0.5, "xanchor": "center", "xref": "paper", "y": 0.286, "yanchor": "bottom", "yref": "paper"}, {"font": {"size": 16}, "showarrow": false, "text": "Class 9", "x": 0.5, "xanchor": "center", "xref": "paper", "y": 0.184, "yanchor": "bottom", "yref": "paper"}, {"font": {"size": 16}, "showarrow": false, "text": "Class 10", "x": 0.5, "xanchor": "center", "xref": "paper", "y": 0.082, "yanchor": "bottom", "yref": "paper"}], "height": 2000, "showlegend": false, "width": 400, "xaxis": {"anchor": "y", "domain": [0, 1]}, "xaxis10": {"anchor": "y10", "domain": [0, 1]}, "xaxis2": {"anchor": "y2", "domain": [0, 1]}, "xaxis3": {"anchor": "y3", "domain": [0, 1]}, "xaxis4": {"anchor": "y4", "domain": [0, 1]}, "xaxis5": {"anchor": "y5", "domain": [0, 1]}, "xaxis6": {"anchor": "y6", "domain": [0, 1]}, "xaxis7": {"anchor": "y7", "domain": [0, 1]}, "xaxis8": {"anchor": "y8", "domain": [0, 1]}, "xaxis9": {"anchor": "y9", "domain": [0, 1]}, "yaxis": {"anchor": "x", "domain": [0.918, 1.0]}, "yaxis10": {"anchor": "x10", "domain": [0, 0.082]}, "yaxis2": {"anchor": "x2", "domain": [0.816, 0.898]}, "yaxis3": {"anchor": "x3", "domain": [0.714, 0.796]}, "yaxis4": {"anchor": "x4", "domain": [0.612, 0.694]}, "yaxis5": {"anchor": "x5", "domain": [0.51, 0.592]}, "yaxis6": {"anchor": "x6", "domain": [0.408, 0.49]}, "yaxis7": {"anchor": "x7", "domain": [0.306, 0.388]}, "yaxis8": {"anchor": "x8", "domain": [0.204, 0.286]}, "yaxis9": {"anchor": "x9", "domain": [0.102, 0.184]}}}

### Figure 4 — Plotly figure (JSON) as saved in the notebook; plotly's stock layout.template omitted (floating-point values rounded to 4 significant figures)
{"data": [{"marker": {"color": "rgb(0,176,246)"}, "type": "bar", "uid": "5bcd0074-30a3-11e9-a6ce-784f436025be", "x": [0, 1, 2, 3, 4, 5, 6, 7, 8, 9, 10, 11, 12, 13, 14, 15, 16, 17, 18, 19, 20, 21, 22, 23, 24, 25, 26, 27, 28, 29, 30, 31, 32, 33, 34, 35, 36, 37, 38, 39, 40, 41, 42, 43, 44, 45, 46, 47, 48, 49, 50, 51, 52, 53, 54], "xaxis": "x", "y": [209.4, 76, 10.07, 0.06667, 9.867, 0.3333, 0, 5.733, 1.533, 0.2, 0, 1.667, 4, 0.4667, 0.06667, 4.333, 10.8, 0.06667, 0.06667, 0.6, 0, 0.06667, 0.06667, 0.4, 0, 0.06667, 0, 0, 0, 0, 94, 28.13, 33.8, 0, 1.8, 0, 0.8, 0, 138.3, 12.87, 1.267, 0.06667, 0, 0.2, 0, 11, 8.8, 3.8, 0.6667, 0.2, 0, 0.1333, 0, 0, 0], "yaxis": "y"}, {"marker": {"color": "rgb(0,176,246)"}, "type": "bar", "uid": "5bcdfc0c-30a3-11e9-912f-784f436025be", "x": [0, 1, 2, 3, 4, 5, 6, 7, 8, 9, 10, 11, 12, 13, 14, 15, 16, 17, 18, 19, 20, 21, 22, 23, 24, 25, 26, 27, 28, 29, 30, 31, 32, 33, 34, 35, 36, 37, 38, 39, 40, 41, 42, 43, 44, 45, 46, 47, 48, 49, 50, 51, 52, 53, 54], "xaxis": "x2", "y": [360.5, 112.9, 10.13, 0.06667, 12.27, 0.1333, 0.06667, 11.93, 3.667, 0.2667, 0.06667, 3.867, 4.6, 0.2667, 0, 3, 17.87, 0, 0, 2.067, 0.06667, 0.1333, 0.06667, 0.2667, 0.2, 0, 0.2, 0, 0, 0, 128.9, 67.4, 41.93, 0, 0.9333, 0, 1.133, 0, 211.9, 24.47, 0.4, 0.06667, 0, 0.06667, 0, 34.33, 18.6, 12.33, 1.6, 0.2, 0.1333, 0.1333, 0.06667, 0, 0], "yaxis": "y2"}, {"marker": {"color": "rgb(0,176,246)"}, "type": "bar", "uid": "5bcef36e-30a3-11e9-9a61-784f436025be", "x": [0, 1, 2, 3, 4, 5, 6, 7, 8, 9, 10, 11, 12, 13, 14, 15, 16, 17, 18, 19, 20, 21, 22, 23, 24, 25, 26, 27, 28, 29, 30, 31, 32, 33, 34, 35, 36, 37, 38, 39, 40, 41, 42, 43, 44, 45, 46, 47, 48, 49, 50, 51, 52, 53, 54], "xaxis": "x3", "y": [568.9, 168.8, 14.6, 0.3333, 21.2, 0.2667, 0, 30.33, 8.867, 0.6667, 0.1333, 7.067, 8.533, 0.7333, 0, 6.933, 31.4, 0, 0, 5.667, 0.1333, 0.4667, 0.2667, 1.2, 0.06667, 0, 0.3333, 0, 0, 0, 225.6, 128.8, 71.07, 0.2, 0.6667, 0, 0.1333, 0, 333.8, 43.13, 1.133, 0.3333, 0, 0.4, 0.06667, 31.6, 14.27, 20.73, 4.933, 0, 0, 0, 0, 0, 0.06667], "yaxis": "y3"}, {"marker": {"color": "rgb(0,176,246)"}, "type": "bar", "uid": "5bd00d3a-30a3-11e9-9c97-784f436025be", "x": [0, 1, 2, 3, 4, 5, 6, 7, 8, 9, 10, 11, 12, 13, 14, 15, 16, 17, 18, 19, 20, 21, 22, 23, 24, 25, 26, 27, 28, 29, 30, 31, 32, 33, 34, 35, 36, 37, 38, 39, 40, 41, 42, 43, 44, 45, 46, 47, 48, 49, 50, 51, 52, 53, 54], "xaxis": "x4", "y": [99.13, 28.8, 2.467, 0.06667, 2.933, 0.1333, 0, 5.067, 1.2, 0.06667, 0, 0.8667, 0.8, 0.1333, 0, 2.2, 4.2, 0.1333, 0, 0.6667, 0, 0, 0, 0.2, 0, 0, 0.06667, 0, 0, 0, 45.47, 17, 8.867, 0, 0.6, 0, 0.2, 0, 65.87, 4.467, 0.5333, 0.06667, 0, 0, 0, 2.933, 1.733, 1.267, 0.06667, 0, 0, 0.06667, 0, 0, 0], "yaxis": "y4"}, {"marker": {"color": "rgb(0,176,246)"}, "type": "bar", "uid": "5bd118ec-30a3-11e9-882f-784f436025be", "x": [0, 1, 2, 3, 4, 5, 6, 7, 8, 9, 10, 11, 12, 13, 14, 15, 16, 17, 18, 19, 20, 21, 22, 23, 24, 25, 26, 27, 28, 29, 30, 31, 32, 33, 34, 35, 36, 37, 38, 39, 40, 41, 42, 43, 44, 45, 46, 47, 48, 49, 50, 51, 52, 53, 54], "xaxis": "x5", "y": [454.3, 141.3, 11.8, 0.7333, 13.53, 0.2, 0, 16.53, 3.933, 0.2, 0, 3.933, 7.067, 0.4667, 0.06667, 5.6, 18.4, 0.1333, 0.06667, 2.667, 0, 0.2, 0.2, 0.9333, 0.1333, 0.06667, 0.2667, 0, 0, 0, 188.1, 75, 53.87, 0, 2.867, 0, 1.667, 0, 253.3, 31.8, 1.8, 0.6, 0.06667, 0.2, 0, 31, 27.8, 11.8, 2.533, 0.1333, 0, 0.06667, 0.2, 0.06667, 0], "yaxis": "y5"}, {"marker": {"color": "rgb(0,176,246)"}, "type": "bar", "uid": "5bd226b0-30a3-11e9-b608-784f436025be", "x": [0, 1, 2, 3, 4, 5, 6, 7, 8, 9, 10, 11, 12, 13, 14, 15, 16, 17, 18, 19, 20, 21, 22, 23, 24, 25, 26, 27, 28, 29, 30, 31, 32, 33, 34, 35, 36, 37, 38, 39, 40, 41, 42, 43, 44, 45, 46, 47, 48, 49, 50, 51, 52, 53, 54], "xaxis": "x6", "y": [123.7, 19.93, 0.8, 0, 2.067, 0, 0, 2.933, 0.1333, 0, 0, 0.1333, 0.6, 0.2, 0, 0.7333, 1.467, 0, 0, 0.1333, 0, 0.06667, 0, 0.06667, 0, 0, 0.06667, 0, 0, 0, 46.87, 9.2, 9.8, 0, 2.133, 0.06667, 2.267, 0, 63.6, 1.4, 0.06667, 0.06667, 0, 0.1333, 0, 2.267, 13.6, 1.333, 0.06667, 0.1333, 0, 0, 0.06667, 0, 0], "yaxis": "y6"}, {"marker": {"color": "rgb(0,176,246)"}, "type": "bar", "uid": "5bd31930-30a3-11e9-b520-784f436025be", "x": [0, 1, 2, 3, 4, 5, 6, 7, 8, 9, 10, 11, 12, 13, 14, 15, 16, 17, 18, 19, 20, 21, 22, 23, 24, 25, 26, 27, 28, 29, 30, 31, 32, 33, 34, 35, 36, 37, 38, 39, 40, 41, 42, 43, 44, 45, 46, 47, 48, 49, 50, 51, 52, 53, 54], "xaxis": "x7", "y": [135.9, 29, 3.933, 0.1333, 3.333, 0, 0, 4.333, 1.133, 0.1333, 0, 1.133, 0.7333, 0.2, 0, 2.6, 4.133, 0.1333, 0, 0.3333, 0, 0.06667, 0, 0.06667, 0, 0, 0, 0, 0, 0, 61.87, 19.27, 11.67, 0, 0.06667, 0, 0.2, 0, 79.33, 4.4, 0.8667, 0.06667, 0, 0, 0, 5.067, 2.8, 1.333, 0.3333, 0.06667, 0, 0, 0, 0, 0], "yaxis": "y7"}, {"marker": {"color": "rgb(0,176,246)"}, "type": "bar", "uid": "5bd42618-30a3-11e9-a11d-784f436025be", "x": [0, 1, 2, 3, 4, 5, 6, 7, 8, 9, 10, 11, 12, 13, 14, 15, 16, 17, 18, 19, 20, 21, 22, 23, 24, 25, 26, 27, 28, 29, 30, 31, 32, 33, 34, 35, 36, 37, 38, 39, 40, 41, 42, 43, 44, 45, 46, 47, 48, 49, 50, 51, 52, 53, 54], "xaxis": "x8", "y": [286.9, 82.87, 5.733, 0.2, 5.667, 0.2, 0, 11.87, 3, 0.4667, 0, 2.267, 5.267, 0.2667, 0, 3.667, 8.933, 0, 0, 2.267, 0.06667, 0.06667, 0.06667, 0.2667, 0.2, 0, 0.06667, 0, 0, 0, 107.5, 45.73, 29.33, 0, 3, 0, 1.733, 0, 163.9, 17, 0.6667, 0.5333, 0, 0.2, 0, 18.87, 19, 10.67, 1.733, 0.4667, 0, 0, 0, 0, 0], "yaxis": "y8"}, {"marker": {"color": "rgb(0,176,246)"}, "type": "bar", "uid": "5bd51046-30a3-11e9-b6c8-784f436025be", "x": [0, 1, 2, 3, 4, 5, 6, 7, 8, 9, 10, 11, 12, 13, 14, 15, 16, 17, 18, 19, 20, 21, 22, 23, 24, 25, 26, 27, 28, 29, 30, 31, 32, 33, 34, 35, 36, 37, 38, 39, 40, 41, 42, 43, 44, 45, 46, 47, 48, 49, 50, 51, 52, 53, 54], "xaxis": "x9", "y": [189.3, 60.6, 4, 0.06667, 4.4, 0.06667, 0, 5.667, 0.6667, 0, 0, 1.867, 1.6, 0.06667, 0, 2.2, 7.867, 0.06667, 0, 1, 0, 0.06667, 0, 0.2667, 0, 0, 0, 0, 0, 0, 74.2, 42.4, 21.73, 0, 2.133, 0, 1.6, 0, 101.5, 8.333, 1.867, 0.2, 0, 0.06667, 0, 7.533, 13.4, 3.667, 0.9333, 0.2, 0, 0, 0, 0, 0], "yaxis": "y9"}, {"marker": {"color": "rgb(0,176,246)"}, "type": "bar", "uid": "5bd62530-30a3-11e9-a88d-784f436025be", "x": [0, 1, 2, 3, 4, 5, 6, 7, 8, 9, 10, 11, 12, 13, 14, 15, 16, 17, 18, 19, 20, 21, 22, 23, 24, 25, 26, 27, 28, 29, 30, 31, 32, 33, 34, 35, 36, 37, 38, 39, 40, 41, 42, 43, 44, 45, 46, 47, 48, 49, 50, 51, 52, 53, 54], "xaxis": "x10", "y": [435.3, 130.5, 14.67, 0.3333, 13.07, 0.2, 0, 18.67, 5.2, 0.6, 0, 5.4, 7.4, 0.6, 0, 8.467, 21, 0, 0, 3.067, 0, 0.6667, 0.06667, 1.133, 0, 0, 0.3333, 0, 0, 0, 165.5, 73.73, 45.67, 0.06667, 0.2667, 0, 0.2667, 0, 299, 28.07, 1.733, 0.2667, 0, 0.2, 0, 23.8, 15.73, 10.73, 1.267, 0.3333, 0, 0.1333, 0, 0, 0], "yaxis": "y10"}], "layout": {"annotations": [{"font": {"size": 16}, "showarrow": false, "text": "Class 1", "x": 0.5, "xanchor": "center", "xref": "paper", "y": 1.0, "yanchor": "bottom", "yref": "paper"}, {"font": {"size": 16}, "showarrow": false, "text": "Class 2", "x": 0.5, "xanchor": "center", "xref": "paper", "y": 0.898, "yanchor": "bottom", "yref": "paper"}, {"font": {"size": 16}, "showarrow": false, "text": "Class 3", "x": 0.5, "xanchor": "center", "xref": "paper", "y": 0.796, "yanchor": "bottom", "yref": "paper"}, {"font": {"size": 16}, "showarrow": false, "text": "Class 4", "x": 0.5, "xanchor": "center", "xref": "paper", "y": 0.694, "yanchor": "bottom", "yref": "paper"}, {"font": {"size": 16}, "showarrow": false, "text": "Class 5", "x": 0.5, "xanchor": "center", "xref": "paper", "y": 0.592, "yanchor": "bottom", "yref": "paper"}, {"font": {"size": 16}, "showarrow": false, "text": "Class 6", "x": 0.5, "xanchor": "center", "xref": "paper", "y": 0.49, "yanchor": "bottom", "yref": "paper"}, {"font": {"size": 16}, "showarrow": false, "text": "Class 7", "x": 0.5, "xanchor": "center", "xref": "paper", "y": 0.388, "yanchor": "bottom", "yref": "paper"}, {"font": {"size": 16}, "showarrow": false, "text": "Class 8", "x": 0.5, "xanchor": "center", "xref": "paper", "y": 0.286, "yanchor": "bottom", "yref": "paper"}, {"font": {"size": 16}, "showarrow": false, "text": "Class 9", "x": 0.5, "xanchor": "center", "xref": "paper", "y": 0.184, "yanchor": "bottom", "yref": "paper"}, {"font": {"size": 16}, "showarrow": false, "text": "Class 10", "x": 0.5, "xanchor": "center", "xref": "paper", "y": 0.082, "yanchor": "bottom", "yref": "paper"}], "height": 2000, "showlegend": false, "width": 400, "xaxis": {"anchor": "y", "domain": [0, 1]}, "xaxis10": {"anchor": "y10", "domain": [0, 1]}, "xaxis2": {"anchor": "y2", "domain": [0, 1]}, "xaxis3": {"anchor": "y3", "domain": [0, 1]}, "xaxis4": {"anchor": "y4", "domain": [0, 1]}, "xaxis5": {"anchor": "y5", "domain": [0, 1]}, "xaxis6": {"anchor": "y6", "domain": [0, 1]}, "xaxis7": {"anchor": "y7", "domain": [0, 1]}, "xaxis8": {"anchor": "y8", "domain": [0, 1]}, "xaxis9": {"anchor": "y9", "domain": [0, 1]}, "yaxis": {"anchor": "x", "domain": [0.918, 1.0]}, "yaxis10": {"anchor": "x10", "domain": [0, 0.082]}, "yaxis2": {"anchor": "x2", "domain": [0.816, 0.898]}, "yaxis3": {"anchor": "x3", "domain": [0.714, 0.796]}, "yaxis4": {"anchor": "x4", "domain": [0.612, 0.694]}, "yaxis5": {"anchor": "x5", "domain": [0.51, 0.592]}, "yaxis6": {"anchor": "x6", "domain": [0.408, 0.49]}, "yaxis7": {"anchor": "x7", "domain": [0.306, 0.388]}, "yaxis8": {"anchor": "x8", "domain": [0.204, 0.286]}, "yaxis9": {"anchor": "x9", "domain": [0.102, 0.184]}}}
